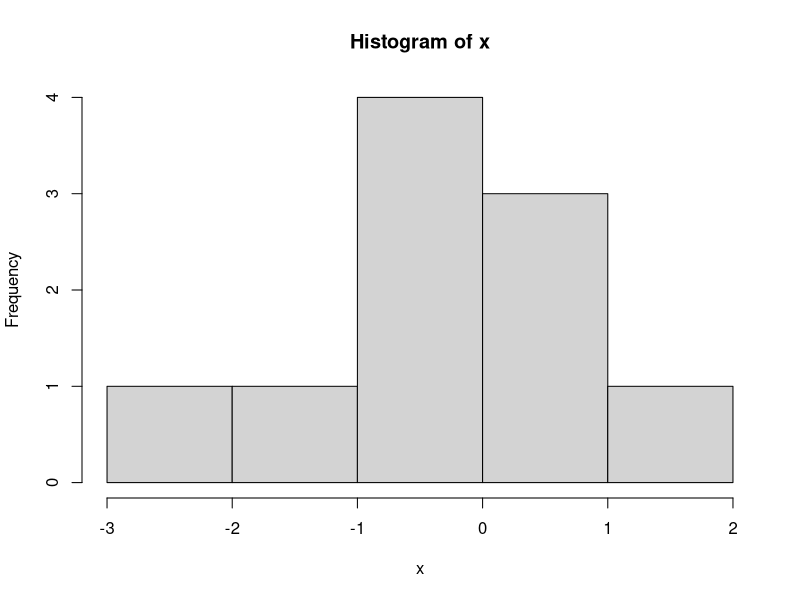

Recreate this plot in R. (Note: this script raises an error after producing the figure.)



####
x<-matrix(0,nrow=3,ncol=4)
print(x)
y <- matrix(1:12, nrow = 3, ncol = 4)
print(y)
y[1,3]
y[,2] # all the elements from the second column

x<-1:15
dim(x)<-c(3,5)
x

class(x) ## matrix

z <- x[1:2, 3:4] # from 1st row select 3rd and 4rth element
# from 2nd row select 3rd and 4rth element

class(z) ## matrix

x[1, 3] <- 1 ## replacing 3rd element with 1 in first row
x

x[,1]<-c(-1,-2,-3)
x

x[, 4]<-2 ## all values becomes 2 in 4rth column
x

x>0
x[x>0] 

x[1,1]<-NA
x
is.na(x)

x[is.na(x)]<-0
x

v<- apply(x, 1, mean) ## 1 means row
v<- apply(x, 2, min) ## 2 means col

gender=c("M","M","F")
ht<-c(120,130,140)
wt<-c(63,76,54)

df<-data.frame(gender,ht,wt)
class(df)
df[1,2]
names(df)
rownames(df)<-c("a","b","c")
df
df$ht ## will give height values

## Components can be added to a data frame in the natural way.
df$age <- c(28, 55, 43)
df

rbind(df,df,df)
cbind(rbind(df,df,df),rbind(df,df,df))

rnorm(5) ##we can generate 5 standard normal random numbers
x<-rnorm(10)
mean(x)
sd(x)
hist(x)

x <- 10
f1 <- function(x) {
  
  x + 10
}

f1(222)


f <- function(x) x^2

f <- function(x) {
  x^2}

f<-function(x,y){
  x+y
}

f(2,3)

f<-function(x,y){
  c(x:y)
}

f(1,20)

f<-function(x,y,z){
  seq(x,y,z)
}

f(1,20,3)



for (i in c(1:20)){
  print("funny")
}


for (i in c(1:20)){
  
}
print("funny")

x=2
if (x==2) {
  y=x+1
  print(y)
}

x=2
if (x<10) {
  y=x+1
  print(y)
}

x <- 5
if(x > 0){
  print("Positive number")
}


x<-2
if (x<0) {
  print("hi")
} else {
  print("bye")
}


x <- 0
if (x < 0) {
  print("Negative number")
} else if (x > 0) {
  print("Positive number")
} else
  print("Zero")


#First example:
x=c(1,2)
t=for(i in 1:length(x)){
  if (x==1){a=x+1}else
    if (x==2){a=x}
}